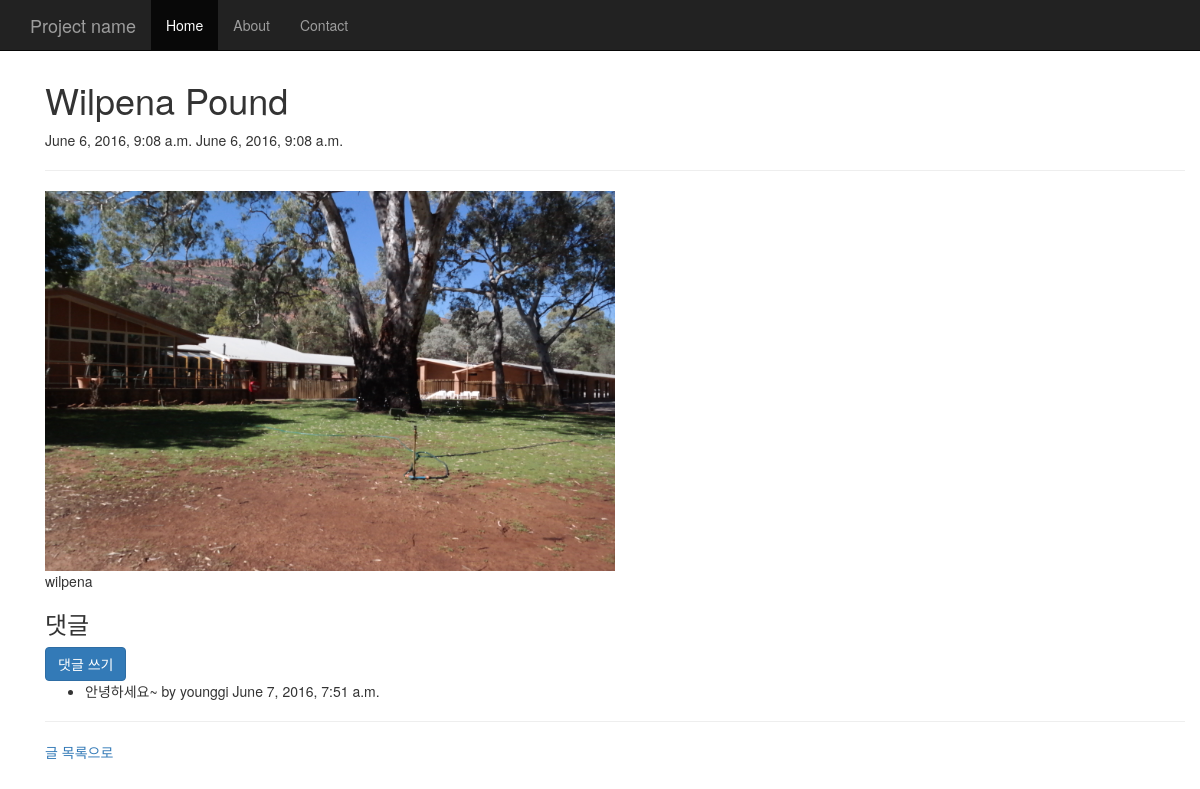
Page /blog/1/ on the committed database.
### blog/models.py (models this page shows, shortened)
class Post(models.Model):
    title = models.CharField(max_length=100)
    content = models.TextField()
    photo = models.ImageField()
    created_at = models.DateTimeField(auto_now_add=True)
    updated_at = models.DateTimeField(auto_now=True)

class Comment(models.Model):
    post = models.ForeignKey(Post)
    user = models.ForeignKey(settings.AUTH_USER_MODEL)
    message = models.TextField()
    created_at = models.DateTimeField(auto_now_add=True)
    updated_at = models.DateTimeField(auto_now=True)

### blog/views.py (the view)
# urls.py: url(r'^(?P<pk>\d+)/$', views.post_detail, name='post_detail'),
def post_detail(request, pk):
    post = Post.objects.get(pk=pk)
    return render(request, 'blog/post_detail.html', {
        'post': post,
    })

### blog/templates/blog/post_detail.html
{% extends 'blog/base.html' %}
{% block content %}
    <h1>{{post.title}}</h1>
    {{ post.created_at }}
    {{ post.updated_at }}
    <hr/>
    <img src="{{ post.photo.url }}" height="50%" width="50%" />
    {{ post.content|linebreaks }}
    <h3>댓글</h3>
    <a href="{% url 'blog:comment_new' post.pk %}" class="btn btn-primary btn-blcok">댓글 쓰기</a>
    <ul>
    {% for comment in post.comment_set.all %}
        <li>
        {{ comment.message }}
        by {{ comment.user }}
        {{ comment.created_at }}
        </li>
    {% endfor %}
    </ul>
    <hr/>
    <a href="{% url 'blog:index' %}">글 목록으로</a>
{% endblock %}

### blog/templates/blog/base.html (style rules this page uses)
body { padding-top: 60px; padding-left: 30px; padding-bottom: 30px; }

### rows in the picture
Post: title "Wilpena Pound", created_at "June 6, 2016, 9:08 a.m.", updated_at "June 6, 2016, 9:08 a.m.", photo (picture), content "wilpena"
Comment: message "안녕하세요~", user "younggi", created_at "June 7, 2016, 7:51 a.m."
